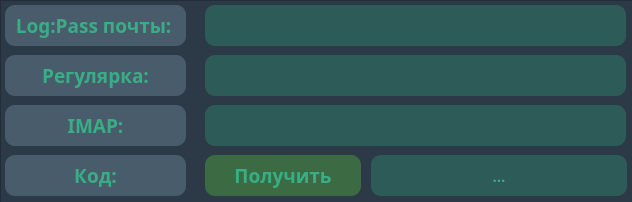
<?xml version="1.0" encoding="UTF-8"?>
<ui version="4.0">
    <class>MainWindow</class>
    <widget class="QMainWindow" name="MainWindow">
        <property name="geometry">
            <rect>
                <x>0</x>
                <y>0</y>
                <width>632</width>
                <height>202</height>
            </rect>
        </property>
        <property name="sizePolicy">
            <sizepolicy hsizetype="Fixed" vsizetype="Fixed">
                <horstretch>0</horstretch>
                <verstretch>0</verstretch>
            </sizepolicy>
        </property>
        <property name="minimumSize">
            <size>
                <width>632</width>
                <height>202</height>
            </size>
        </property>
        <property name="maximumSize">
            <size>
                <width>632</width>
                <height>202</height>
            </size>
        </property>
        <property name="windowTitle">
            <string>Get latest Mail</string>
        </property>
        <widget class="QWidget" name="centralwidget">
            <widget class="QFrame" name="frame">
                <property name="geometry">
                    <rect>
                        <x>0</x>
                        <y>0</y>
                        <width>661</width>
                        <height>206</height>
                    </rect>
                </property>
                <property name="styleSheet">
                    <string notr="true">background-color: rgb(44, 58, 71);</string>
                </property>
                <property name="frameShape">
                    <enum>QFrame::StyledPanel</enum>
                </property>
                <property name="frameShadow">
                    <enum>QFrame::Raised</enum>
                </property>
                <widget class="QLabel" name="label_3">
                    <property name="geometry">
                        <rect>
                            <x>5</x>
                            <y>5</y>
                            <width>181</width>
                            <height>41</height>
                        </rect>
                    </property>
                    <property name="font">
                        <font>
                            <family>Segoe UI Variable Small Semibol</family>
                            <pointsize>11</pointsize>
                            <weight>75</weight>
                            <bold>true</bold>
                        </font>
                    </property>
                    <property name="autoFillBackground">
                        <bool>false</bool>
                    </property>
                    <property name="styleSheet">
                        <string notr="true">background-color:rgb(73, 92, 108);
                            color: #37ae85;
                            border-radius: 10px;
                        </string>
                    </property>
                    <property name="text">
                        <string>&lt;html&gt;&lt;head/&gt;&lt;body&gt;&lt;p&gt;&lt;span style=&quot; font-size:14pt;&quot;&gt;Log:Pass
                            почты:&lt;/span&gt;&lt;/p&gt;&lt;/body&gt;&lt;/html&gt;
                        </string>
                    </property>
                    <property name="alignment">
                        <set>Qt::AlignCenter</set>
                    </property>
                    <property name="indent">
                        <number>0</number>
                    </property>
                </widget>
                <widget class="QLineEdit" name="Textline_mail">
                    <property name="geometry">
                        <rect>
                            <x>205</x>
                            <y>5</y>
                            <width>421</width>
                            <height>41</height>
                        </rect>
                    </property>
                    <property name="font">
                        <font>
                            <family>Segoe UI Variable Small Semibol</family>
                            <pointsize>11</pointsize>
                            <weight>75</weight>
                            <bold>true</bold>
                        </font>
                    </property>
                    <property name="styleSheet">
                        <string notr="true">background-color: #2d5b57;
                            color: #37ae85;
                            border-radius: 10px;
                            padding-left: 2px;
                            padding-right: 2px;
                        </string>
                    </property>
                    <property name="text">
                        <string/>
                    </property>
                    <property name="alignment">
                        <set>Qt::AlignCenter</set>
                    </property>
                </widget>
                <widget class="QLabel" name="label_4">
                    <property name="geometry">
                        <rect>
                            <x>5</x>
                            <y>55</y>
                            <width>181</width>
                            <height>41</height>
                        </rect>
                    </property>
                    <property name="font">
                        <font>
                            <family>Segoe UI Variable Small Semibol</family>
                            <pointsize>11</pointsize>
                            <weight>75</weight>
                            <bold>true</bold>
                        </font>
                    </property>
                    <property name="autoFillBackground">
                        <bool>false</bool>
                    </property>
                    <property name="styleSheet">
                        <string notr="true">background-color:rgb(73, 92, 108);
                            color: #37ae85;
                            border-radius: 10px;
                        </string>
                    </property>
                    <property name="text">
                        <string>&lt;html&gt;&lt;head/&gt;&lt;body&gt;&lt;p&gt;&lt;span style=&quot; font-size:14pt;&quot;&gt;Регулярка:&lt;/span&gt;&lt;/p&gt;&lt;/body&gt;&lt;/html&gt;</string>
                    </property>
                    <property name="alignment">
                        <set>Qt::AlignCenter</set>
                    </property>
                    <property name="indent">
                        <number>0</number>
                    </property>
                </widget>
                <widget class="QLineEdit" name="Textline_regular">
                    <property name="geometry">
                        <rect>
                            <x>205</x>
                            <y>55</y>
                            <width>421</width>
                            <height>41</height>
                        </rect>
                    </property>
                    <property name="font">
                        <font>
                            <family>Segoe UI Variable Small Semibol</family>
                            <pointsize>11</pointsize>
                            <weight>75</weight>
                            <bold>true</bold>
                        </font>
                    </property>
                    <property name="styleSheet">
                        <string notr="true">background-color: #2d5b57;
                            color: #37ae85;
                            border-radius: 10px;
                            padding-left: 2px;
                            padding-right: 2px;
                        </string>
                    </property>
                    <property name="text">
                        <string/>
                    </property>
                    <property name="alignment">
                        <set>Qt::AlignCenter</set>
                    </property>
                </widget>
                <widget class="QLabel" name="label_5">
                    <property name="geometry">
                        <rect>
                            <x>5</x>
                            <y>155</y>
                            <width>181</width>
                            <height>41</height>
                        </rect>
                    </property>
                    <property name="font">
                        <font>
                            <family>Segoe UI Variable Small Semibol</family>
                            <pointsize>11</pointsize>
                            <weight>75</weight>
                            <bold>true</bold>
                        </font>
                    </property>
                    <property name="autoFillBackground">
                        <bool>false</bool>
                    </property>
                    <property name="styleSheet">
                        <string notr="true">background-color:rgb(73, 92, 108);
                            color: #37ae85;
                            border-radius: 10px;
                        </string>
                    </property>
                    <property name="text">
                        <string>&lt;html&gt;&lt;head/&gt;&lt;body&gt;&lt;p&gt;&lt;span style=&quot; font-size:14pt;&quot;&gt;Код:&lt;/span&gt;&lt;/p&gt;&lt;/body&gt;&lt;/html&gt;</string>
                    </property>
                    <property name="alignment">
                        <set>Qt::AlignCenter</set>
                    </property>
                    <property name="indent">
                        <number>0</number>
                    </property>
                </widget>
                <widget class="QPushButton" name="Pushbutton">
                    <property name="geometry">
                        <rect>
                            <x>205</x>
                            <y>155</y>
                            <width>156</width>
                            <height>41</height>
                        </rect>
                    </property>
                    <property name="font">
                        <font>
                            <family>Segoe UI Variable Small Semibol</family>
                            <pointsize>14</pointsize>
                            <weight>75</weight>
                            <bold>true</bold>
                            <underline>false</underline>
                        </font>
                    </property>
                    <property name="cursor">
                        <cursorShape>PointingHandCursor</cursorShape>
                    </property>
                    <property name="styleSheet">
                        <string notr="true">QPushButton {
                            background-color: rgb(60, 107, 67);
                            color: #37ae85;
                            border-radius: 10px;
                            }
                            QPushButton:pressed {
                            background-color: rgb(47, 68, 44);
                            color: rgb(205, 205, 205);
                            border-style: outset;
                            border-radius: 10px;
                            }
                        </string>
                    </property>
                    <property name="text">
                        <string>Получить</string>
                    </property>
                </widget>
                <widget class="QLineEdit" name="Textline_imap">
                    <property name="geometry">
                        <rect>
                            <x>205</x>
                            <y>105</y>
                            <width>421</width>
                            <height>41</height>
                        </rect>
                    </property>
                    <property name="font">
                        <font>
                            <family>Segoe UI Variable Small Semibol</family>
                            <pointsize>11</pointsize>
                            <weight>75</weight>
                            <bold>true</bold>
                        </font>
                    </property>
                    <property name="styleSheet">
                        <string notr="true">background-color: #2d5b57;
                            color: #37ae85;
                            border-radius: 10px;
                            padding-left: 2px;
                            padding-right: 2px;
                        </string>
                    </property>
                    <property name="text">
                        <string/>
                    </property>
                    <property name="alignment">
                        <set>Qt::AlignCenter</set>
                    </property>
                </widget>
                <widget class="QLabel" name="label_6">
                    <property name="geometry">
                        <rect>
                            <x>5</x>
                            <y>105</y>
                            <width>181</width>
                            <height>41</height>
                        </rect>
                    </property>
                    <property name="font">
                        <font>
                            <family>Segoe UI Variable Small Semibol</family>
                            <pointsize>11</pointsize>
                            <weight>75</weight>
                            <bold>true</bold>
                        </font>
                    </property>
                    <property name="autoFillBackground">
                        <bool>false</bool>
                    </property>
                    <property name="styleSheet">
                        <string notr="true">background-color:rgb(73, 92, 108);
                            color: #37ae85;
                            border-radius: 10px;
                        </string>
                    </property>
                    <property name="text">
                        <string>&lt;html&gt;&lt;head/&gt;&lt;body&gt;&lt;p&gt;&lt;span style=&quot; font-size:14pt;&quot;&gt;IMAP:&lt;/span&gt;&lt;/p&gt;&lt;/body&gt;&lt;/html&gt;</string>
                    </property>
                    <property name="alignment">
                        <set>Qt::AlignCenter</set>
                    </property>
                    <property name="indent">
                        <number>0</number>
                    </property>
                </widget>
                <widget class="QPushButton" name="Textline_code">
                    <property name="geometry">
                        <rect>
                            <x>371</x>
                            <y>155</y>
                            <width>256</width>
                            <height>41</height>
                        </rect>
                    </property>
                    <property name="font">
                        <font>
                            <family>Segoe UI Variable Small Semibol</family>
                            <pointsize>11</pointsize>
                            <weight>75</weight>
                            <bold>true</bold>
                        </font>
                    </property>
                    <property name="styleSheet">
                        <string notr="true">background-color: #2d5b57;
                            color: #37ae85;
                            border-radius: 10px;
                            padding-left: 2px;
                            padding-right: 2px;
                        </string>
                    </property>
                    <property name="text">
                        <string>...</string>
                    </property>
                </widget>
            </widget>
        </widget>
    </widget>
    <resources/>
    <connections/>
</ui>
